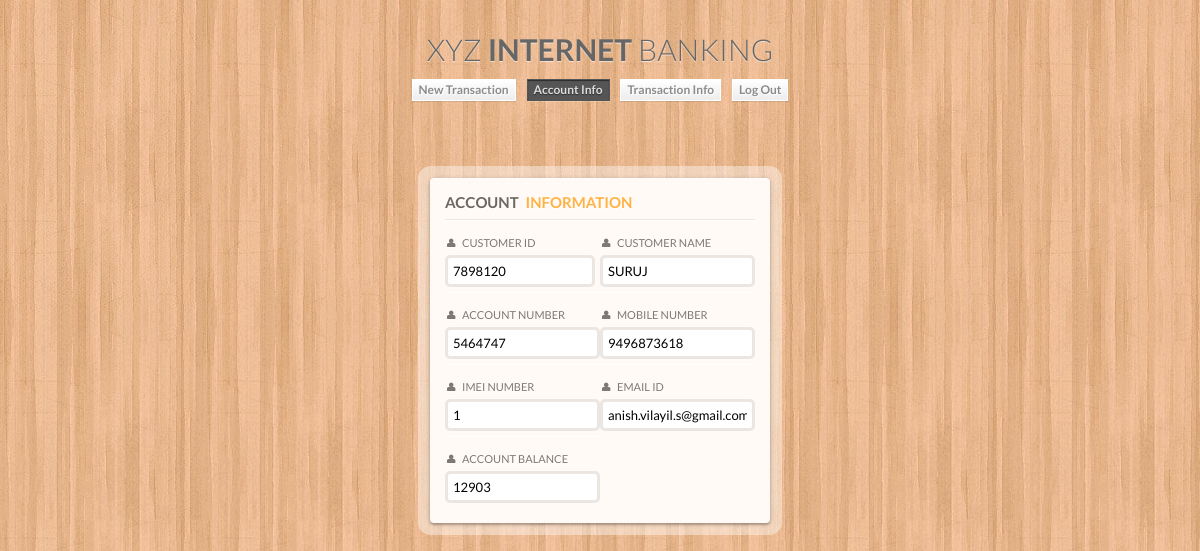
The page /user/acc.php (signed in) on the database its author committed.
### tables this page shows
CREATE TABLE `user` (
  `id` int(11) NOT NULL,
  `CustomerName` varchar(100) NOT NULL,
  `CustomerId` int(11) NOT NULL,
  `AccNumber` int(11) NOT NULL,
  `Phone` varchar(100) NOT NULL,
  `IMEI` varchar(100) NOT NULL,
  `AccountBalance` int(11) NOT NULL,
  `Email` varchar(100) NOT NULL,
  `password` varchar(100) NOT NULL,
  `card_number` varchar(33) NOT NULL,
  `cvv` varchar(33) NOT NULL,
  `expiry_mm` varchar(33) NOT NULL,
  `expiry_yy` varchar(21) NOT NULL,
  `card_type` varchar(21) NOT NULL
);

### user/acc.php (the view, shortened to what this page needs)
<?php
include '../dbcon/db.php';
$uid=$_SESSION['userid'];
     $sql="SELECT `CustomerName`,`CustomerId`,`AccNumber`,`Phone`,`IMEI`,`Email`,AccountBalance FROM `user` WHERE `id`=$uid";
    $result=$con->query($sql);
            while ($row = mysqli_fetch_array($result))
            {
            $CustomerName=$row['CustomerName'];
              $CustomerId=$row['CustomerId'];
                $AccNumber=$row['AccNumber'];
                  $Phone=$row['Phone'];
                    $imei=$row['IMEI'];
                    $Email=$row['Email'];
                    $AccountBalance=$row['AccountBalance'];
            }
?>
<html lang="en">
    <head>
        <link rel="stylesheet" type="text/css" href="css/style.css" />
    </head>
    <body> <form method="POST">
        <div class="container">
			<header>
				<h1>XYZ <strong>INTERNET</strong> BANKING</h1>
				<nav class="codrops-demos">
		<a  href="index.php">New Transaction</a>
					<a class="current-demo" href="acc.php">Account Info</a>
                                            <a  href="trans.php">Transaction Info</a>
                                             <a  href="logout.php">Log Out</a>
				</nav>
			</header>
			<section class="main">
				<div class="form-2">
					<h1><span class="log-in">Account</span>  <span class="sign-up">Information </span></h1>
					<p class="float">
						<label for="login"><i class="icon-user"></i>Customer Id</label>
                                                <input type="text" name="cid" placeholder="Customer Id" value=<?php echo $CustomerId ?> readonly />
					</p>
					<p class="float">
						<label for="login"><i class="icon-user"></i>Customer Name</label>
                                                <input type="text" name="pass" placeholder="Customer Id" value=<?php echo $CustomerName ?> readonly />
					</p>
                                        <p class="float">
						<label for="login"><i class="icon-user"></i>Account Number</label>
                                                <input type="text" name="pass" placeholder="Customer Id" value=<?php echo $AccNumber ?> readonly />
					</p>
                                        <p class="float">
					<label for="login"><i class="icon-user"></i>Mobile Number</label>
                                        <input type="text" name="pass" placeholder="Customer Id" value=<?php echo $Phone ?> readonly />
					</p>
                                        <p class="float">
					<label for="login"><i class="icon-user"></i>IMEI Number</label>
                                        <input type="text" name="pass" placeholder="Customer Id" value=<?php echo $imei ?> readonly />
					</p>
                                        <p class="float">
						<label for="login"><i class="icon-user"></i>Email Id</label>
                                                <input type="text" name="pass" placeholder="Customer Id" value=<?php echo $Email ?> readonly />
					</p>
                                            <p class="float">
						<label for="login"><i class="icon-user"></i>Account Balance</label>
                                                <input type="text" name="pass" placeholder="Customer Id" value=<?php echo $AccountBalance ?> readonly />
					</p>
				</div>​​
			</section>
        </div>
        </form>  </body>
</html>

### user/css/style.css (style rules this page uses)
*, *:after, *:before { -webkit-box-sizing: border-box; -moz-box-sizing: border-box; -ms-box-sizing: border-box; -o-box-sizing: border-box; box-sizing: border-box; padding: 0; margin: 0; }
.form-2 { width: 340px; margin: 60px auto 30px; padding: 15px; position: relative; background: #fffaf6; border-radius: 4px; color: #7e7975; box-shadow: 0 2px 2px rgba(0,0,0,0.2), 0 1px 5px rgba(0,0,0,0.2), 0 0 0 12px rgba(255,255,255,0.4); }
.form-2 h1 { font-size: 15px; font-weight: bold; color: #bdb5aa; padding-bottom: 8px; border-bottom: 1px solid #EBE6E2; text-shadow: 0 2px 0 rgba(255,255,255,0.8); box-shadow: 0 1px 0 rgba(255,255,255,0.8); }
.form-2 h1 .log-in, .form-2 h1 .sign-up { display: inline-block; text-transform: uppercase; }
.form-2 h1 .log-in { color: #6c6763; padding-right: 2px; }
.form-2 h1 .sign-up { color: #ffb347; padding-left: 2px; }
.form-2 .float { width: 50%; float: left; padding-top: 15px; border-top: 1px solid rgba(255,255,255,1); }
.form-2 .float:first-of-type { padding-right: 5px; }
.form-2 label { display: block; padding: 0 0 5px 2px; cursor: pointer; text-transform: uppercase; font-weight: 400; text-shadow: 0 1px 0 rgba(255,255,255,0.8); font-size: 11px; }
.form-2 label i { margin-right: 5px; display: inline-block; width: 10px; }
.form-2 input[type=text], .form-2 input[type=password] { font-family: 'Lato', Calibri, Arial, sans-serif; font-size: 13px; font-weight: 400; display: block; width: 100%; padding: 5px; margin-bottom: 5px; border: 3px solid #ebe6e2; border-radius: 5px; -webkit-transition: all 0.3s ease-out; -moz-transition: all 0.3s ease-out; -ms-transition: all 0.3s ease-out; -o-transition: all 0.3s ease-out; transition: all 0.3s ease-out; }

### user/css/demo.css (style rules this page uses)
html { height: 100%; }
body { font-family: 'Lato', Calibri, Arial, sans-serif; background: #ddd url(../images/bg.jpg) repeat top left; font-weight: 300; font-size: 15px; color: #333; -webkit-font-smoothing: antialiased; overflow-y: scroll; overflow-x: hidden; }
a { color: #555; text-decoration: none; }
.container { width: 100%; position: relative; }
.main { width: 90%; margin: 0 auto; position: relative; }
.container > header { margin: 10px; padding: 20px 10px 10px 10px; position: relative; display: block; text-shadow: 1px 1px 1px rgba(0,0,0,0.2); text-align: center; }
.container > header h1 { font-size: 30px; line-height: 38px; margin: 0; position: relative; font-weight: 300; color: #666; text-shadow: 0 1px 1px rgba(255,255,255,0.6); }
.codrops-demos { text-align:center; display: block; line-height: 30px; padding: 5px 0px; }
.codrops-demos a { display: inline-block; margin: 0px 4px; padding: 0px 6px; color: #8c8c8c; line-height: 20px; font-size: 12px; font-weight: 700; text-shadow: 1px 1px 1px #fff; border: 1px solid #fff; background: #ffffff; background: -moz-linear-gradient(top, #ffffff 0%, #f6f6f6 47%, #ededed 100%); background: -webkit-gradient(linear, left top, left bottom, color-stop(0%,#ffffff), color-stop(47%,#f6f6f6), color-stop(100%,#ededed)); background: -webkit-linear-gradient(top, #ffffff 0%,#f6f6f6 47%,#ededed 100%); background: -o-linear-gradient(top, #ffffff 0%,#f6f6f6 47%,#ededed 100%); background: -ms-linear-gradient(top, #ffffff 0%,#f6f6f6 47%,#ededed 100%); background: linear-gradient(top, #ffffff 0%,#f6f6f6 47%,#ededed 100%); box-shadow: 0 1px 1px rgba(0, 0, 0, 0.1); }
.codrops-demos a.current-demo, .codrops-demos a.current-demo:hover { background: #555; border-color: #555; color: #ddd; text-shadow: 0 1px 1px rgba(0,0,0,0.5); box-shadow: 0 1px 0 rgba(255,255,255,0.2), inset 0 1px 1px rgba(0,0,0,0.5); }

### user/acc.php (style rules this page uses)
body { background: #e1c192 url(images/wood_pattern.jpg); }

### rows shown on the page
user: cid "7898120", pass "SURUJ", pass "5464747", pass "9496873618", pass "1", pass "anish.vilayil.s@gmail.com", pass "12903"
